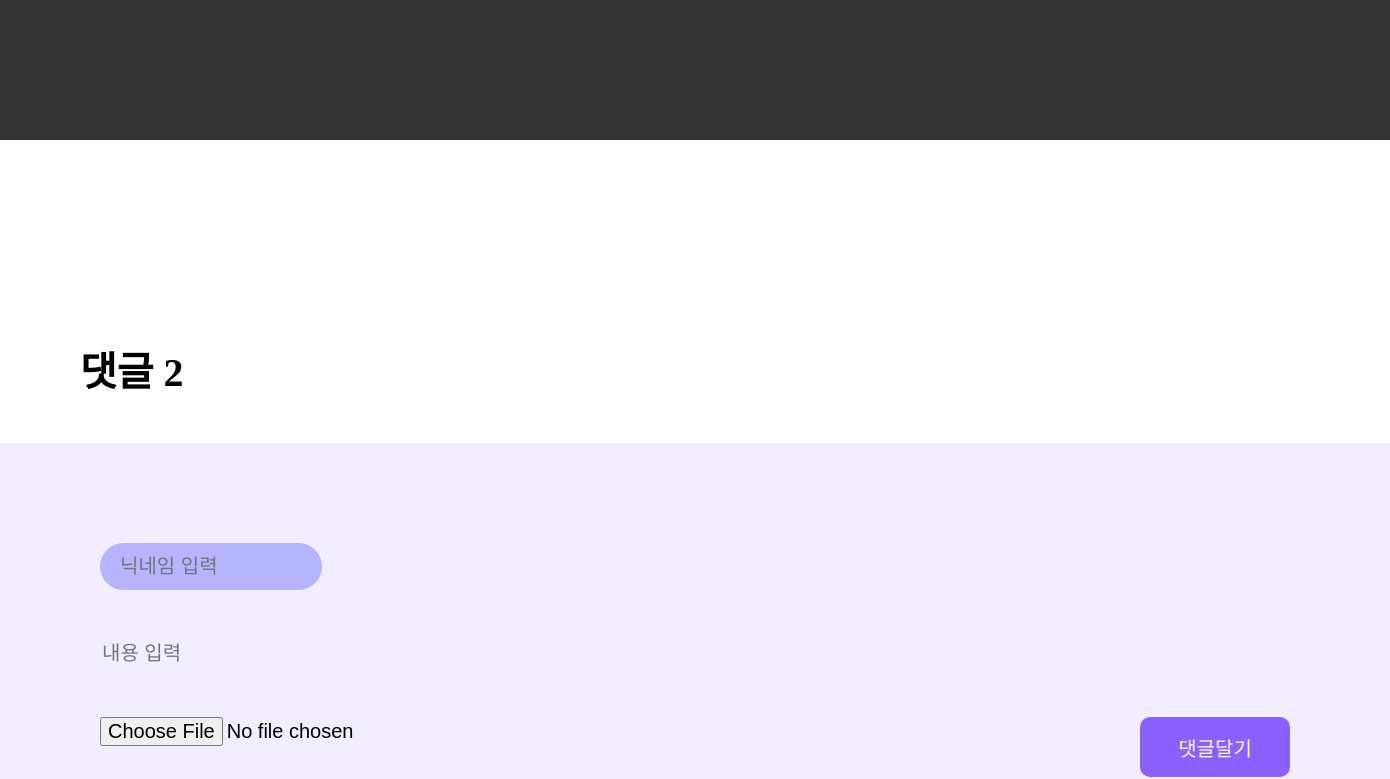
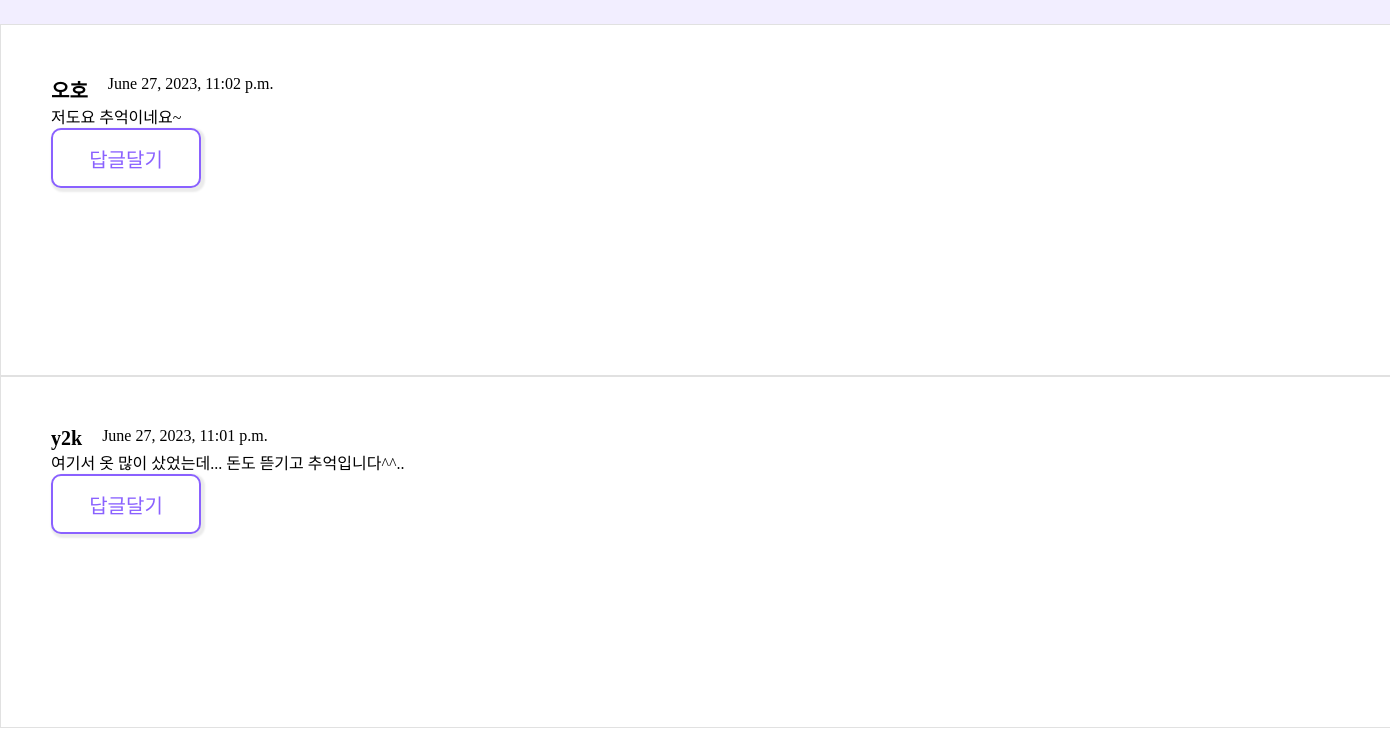
Before: /perfume/detail/11/ (lower part) with the older database file (2 pictures, top to bottom).
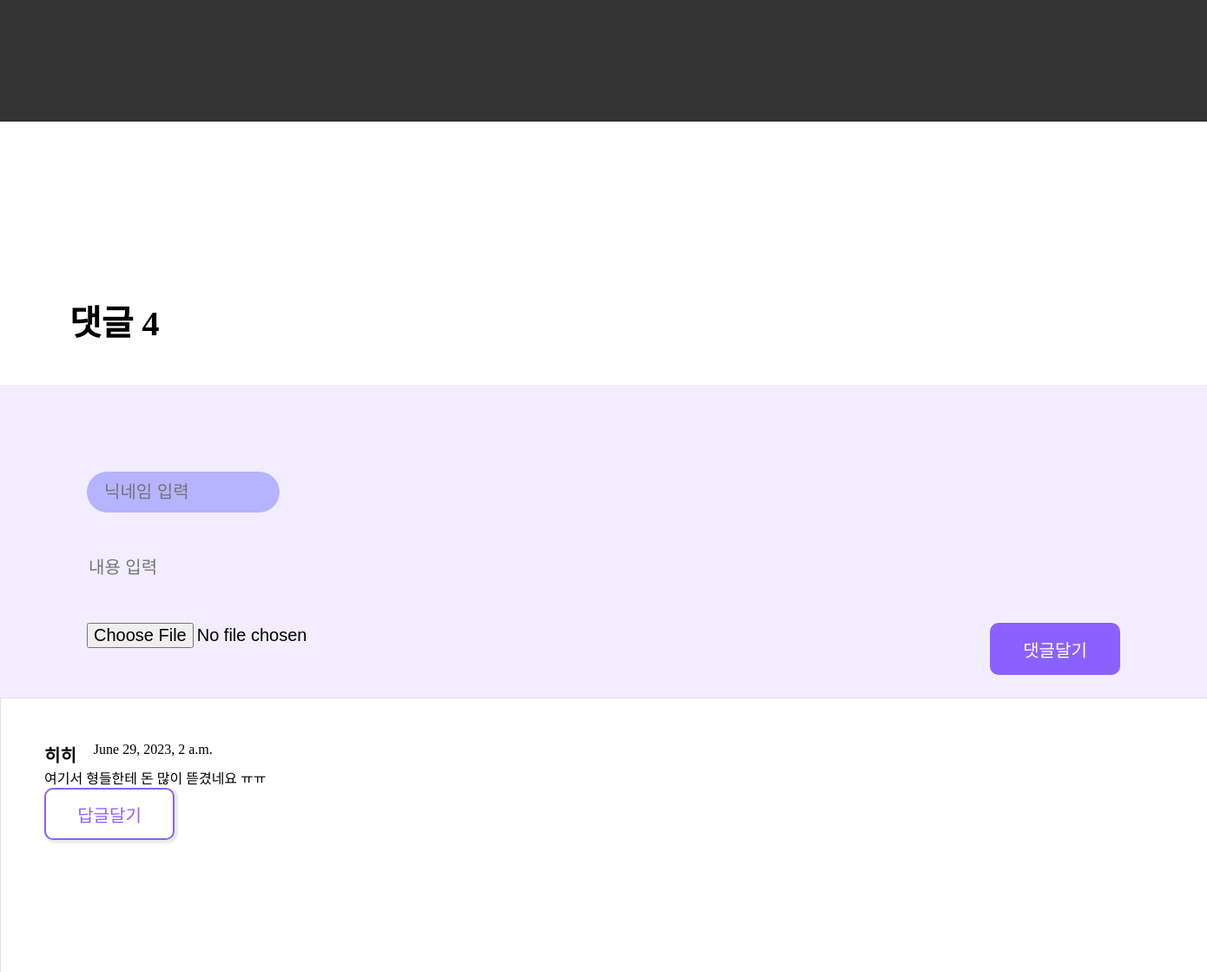
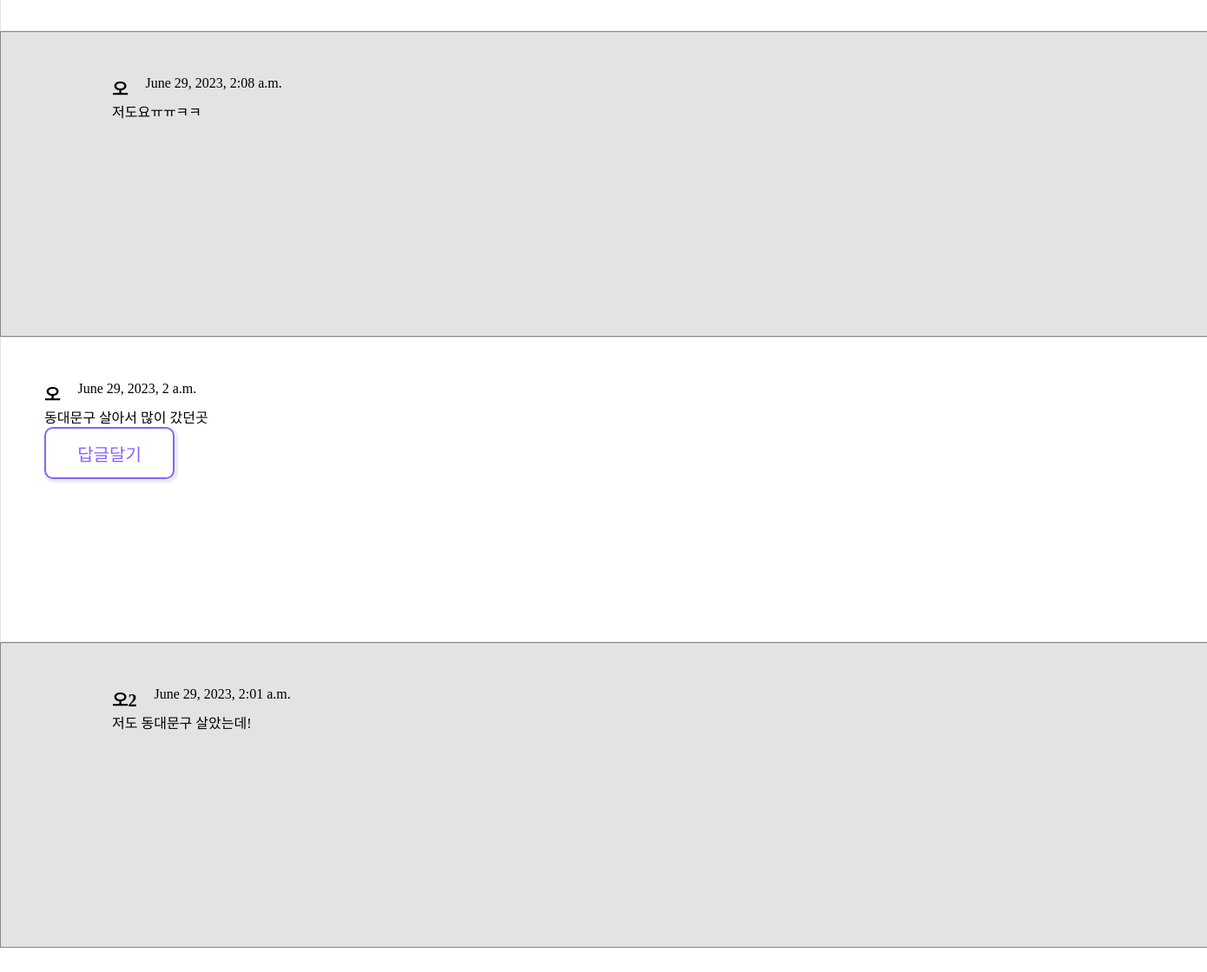
After: the same page with the newer database file (2 pictures, top to bottom).
### perfume/models.py (models this page shows, shortened)
class Comments(models.Model):
    memory = models.ForeignKey(Memory, on_delete=models.CASCADE)
    user = models.CharField(max_length=20, default='') #닉네임
    comment = models.CharField(max_length=200, default='') #댓글내용
    image = models.ImageField(upload_to='memory_images/%Y/%m/%d/', null=True, blank=True)
    created = models.DateTimeField(auto_now_add=True) #생성날짜
    updated = models.DateTimeField(auto_now=True) #수정시 날짜 변경
    heart = models.IntegerField(validators=[MinValueValidator(0)], default=0) #하트 갯수
    parent_comment = models.ForeignKey('self', on_delete=models.CASCADE, null=True)
    def children(self):
        return Comments.objects.filter(parent_comment=self).order_by('-created').all()
    class Meta:
        ordering = ['-created']
    def __str__(self):
        return self.comment

### perfume/views.py (the view, shortened to what this page needs)
# urls.py: path('detail/<int:pk>/', views.detail_memory, name='detail_memory'),
def detail_memory(request, pk):
    memory_detail = Memory.objects.get(pk=pk)
    comment_form = CommentCreationsForm()
    list_comments = Comments.objects.filter(memory=pk) # memory 각 id에 맞는 댓글 가져옴
    post_detail = get_object_or_404(Memory, pk=pk)
    context = {
        'memory' : memory_detail,
        'comment_form' : comment_form,
        'list_comments' : list_comments
    }
    return render(request, 'perfume/memory_detail.html', context)

### perfume/forms.py
class CommentCreationsForm(forms.ModelForm):
    class Meta:
        model = Comments
        fields = ['user', 'comment']

### perfume/templates/perfume/memory_detail.html (shortened to what this page needs)
{% load static %}
<!DOCTYPE html>
<html lang="en">
<head>
</head>
<body>
    <div class="banner">
        <div class="black-back"></div>
    </div>
    <div class="comments">
        <p style="margin: 0 0 45px 80px; font-weight: bold; font-size: 40px">댓글 {{ list_comments.count }}</p>
        <form method="POST">
            <input placeholder="닉네임 입력" maxlength="20" name="user" type="text" value="" class="input-name" required/>
            <br />
            <input placeholder="내용 입력" maxlength="200" name="comment" type="text" value="" required>
            <br />
            <input name="image" type="file" value="">
            <input class="btn-save" type="submit" value="댓글달기">
        </form>
        {% if list_comments %}
            {% for comment in list_comments %}
                {% if comment.parent_comment %}
                    {% else %}
                        <div class="box-comment">
                            <div class="user-comment">{{ comment.user }}</div>
                            <span>{{ comment.created }}</span>
                            <div style="clear: both ">{{ comment.comment }}</div>
                            <input class="btn-sub" type="submit" value="답글달기" onclick="reply('{{ comment.pk }}')">
                        </div>
                    {% if comment.children %}
                        {% for comment in comment.children %}
                            <div class="box-comment reply">
                                <div class="user-comment">{{ comment.user }}</div>
                                <span>{{ comment.created }}</span>
                                <div style="clear: both ">{{ comment }}</div>
                            </div>
                        {% endfor %}
                    {% endif %}
                    {% endif %}
            {% endfor %}
        {% else %}
            댓글 없음
        {% endif %}
    </div>
</body>
</html>

Changed rows visible on the page:
removed Comments: user "오호", created "June 27, 2023, 11:02 p.m.", comment "저도요 추억이네요~"
removed Comments: user "y2k", created "June 27, 2023, 11:01 p.m.", comment "여기서 옷 많이 샀었는데... 돈도 뜯기고 추억입니다^^.."
added Comments: user "히히", created "June 29, 2023, 2 a.m.", comment "여기서 형들한테 돈 많이 뜯겼네요 ㅠㅠ"
added Comments: user "오", created "June 29, 2023, 2:08 a.m.", comment "저도요ㅠㅠㅋㅋ", shown under "히히"
added Comments: user "오", created "June 29, 2023, 2 a.m.", comment "동대문구 살아서 많이 갔던곳"
added Comments: user "오2", created "June 29, 2023, 2:01 a.m.", comment "저도 동대문구 살았는데!", shown under "오"
Other visible differences:
{{ list_comments.count }}: "2" → "4"
